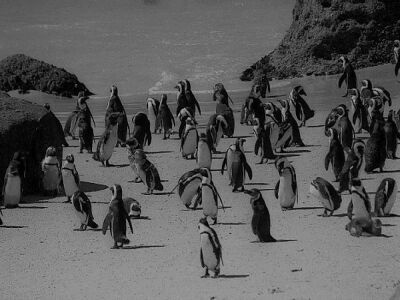
%> input picture TP02I01.jpg, 400 x 300 px
$ octave tp2_2.m   (GNU Octave 9; MATLAB toolbox functions it lacks are replaced by stand-ins)
%> lines starting %> are read from the running program, lines starting %| are printed output that depends on the picture
### transfert.m
function transfert(t)
s=size(t);
m=double(zeros(s(1),3));
m(:,1)=t(:);
m(:,2)=t(:);
m(:,3)=t(:);
m=m/255;
colormap(m);

### tp2_2.m
image1 = double(imread('TP02I01.jpg'));
%> image1: size 300x400 double; min 0, max 174, mean 89.6; mean of the top-left, top-right, bottom-left and bottom-right quarters 79.8, 64.8, 106.9, 107
a=1;
palette=uint8(((double([0:255]')./255).^(1/a)).*255);
image(image1);
transfert(palette);
Imin=min(min(image1));
%> Imin = 0
Imax=max(max(image1));
%> Imax = 174
ExDy=zeros(size(image1,1),size(image1,2));
pal=[];
for row=1:size(image1,1)
    for col=1:size(image1,2)
          ExDy(row,col)=(image1(row,col)-Imin)/(Imax-Imin)*255;
          if ~ismember(ExDy(row,col),pal)
              pal=[pal,ExDy(row,col)];
          end
      end
end
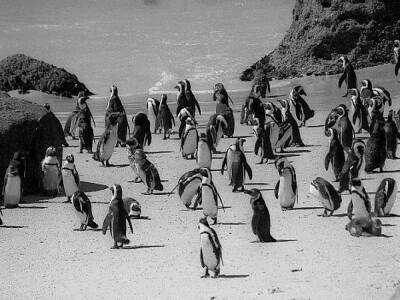
%> ExDy: size 300x400 double; min 0, max 255, mean 131.3
%> after the loop, pal = 170 values, max 255 at index 169, min 0 at index 80, mean 123.9
palette=uint8(pal.');%modifier
%> palette has the same summary as pal
image(image1);
transfert(palette);
%> in transfert (call 2), `m=m/255;`: m = 170 rows, first 12: [0.502 0.502 0.502; 0.482 0.482 0.482; 0.471 0.471 0.471; 0.478 0.478 0.478; 0.494 0.494 0.494; 0.467 0.467 0.467; 0.49 0.49 0.49; 0.506 0.506 0.506; 0.51 0.51 0.51; 0.518 0.518 0.518; 0.522 0.522 0.522; 0.529 0.529 0.529]
%> in transfert (call 2), `colormap(m);`:
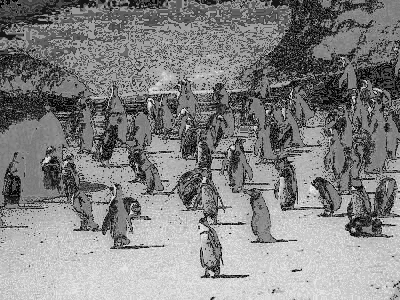
%> displayed picture: size 300x400x3, on the screen's scale of 0 to 255; min 0, max 255, mean 131.8
